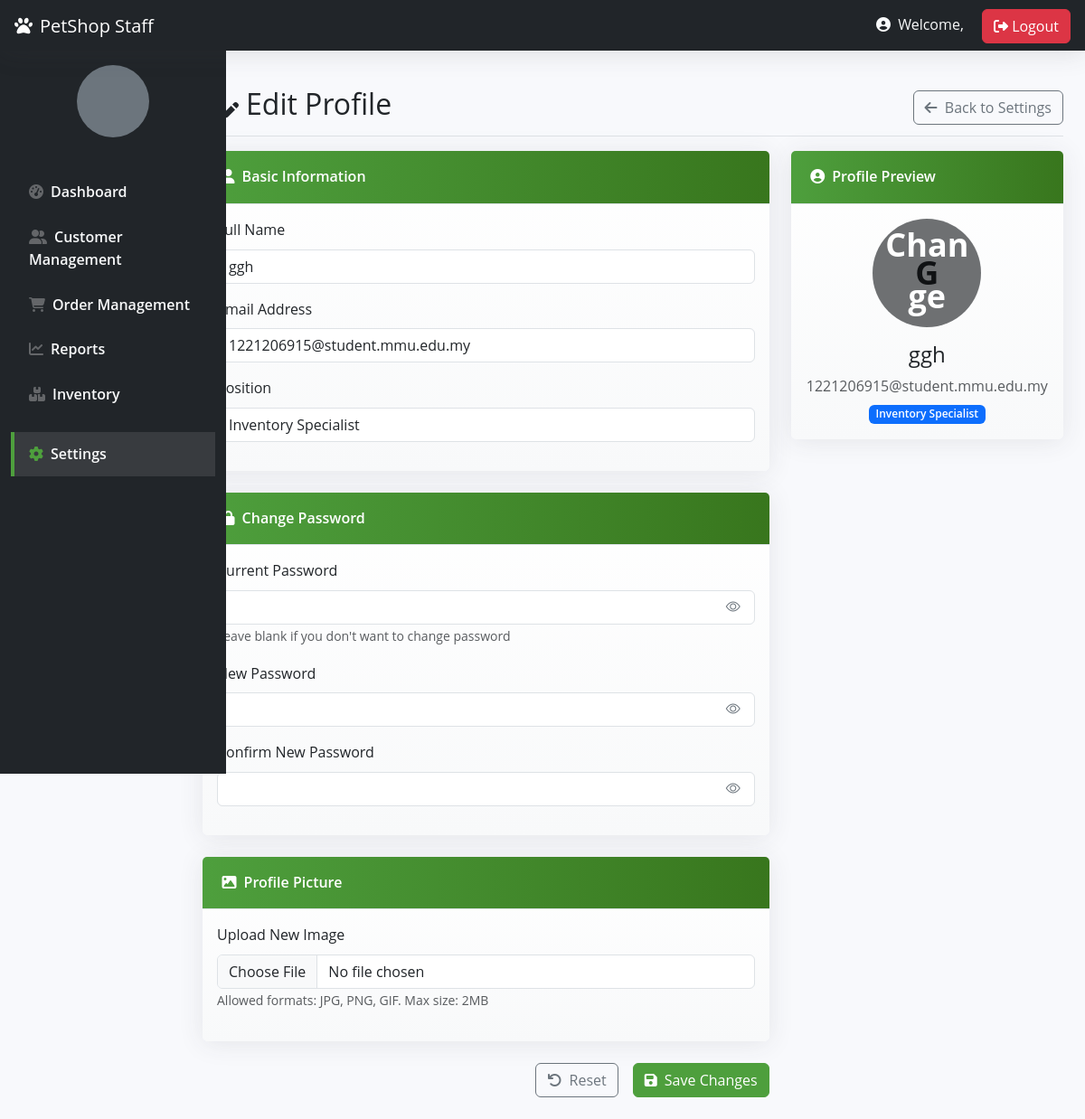
Page /testing.php (signed in) on the committed database.
### tables this page shows
CREATE TABLE `staff` (
  `Staff_ID` int(11) NOT NULL,
  `Staff_name` varchar(50) NOT NULL,
  `Staff_Username` varchar(50) NOT NULL,
  `Staff_Password` varchar(50) NOT NULL,
  `created_at` timestamp NOT NULL DEFAULT current_timestamp(),
  `position` varchar(255) NOT NULL,
  `Staff_Email` varchar(100) NOT NULL,
  `status` varchar(20) NOT NULL DEFAULT 'Active',
  `reset_token` varchar(64) DEFAULT NULL,
  `reset_token_expires` datetime DEFAULT NULL,
  `password_reset_token` varchar(255) DEFAULT NULL,
  `token_expiry` datetime DEFAULT NULL,
  `login_attempts` int(11) DEFAULT 0,
  `last_failed_login` datetime DEFAULT NULL,
  `img_URL` varchar(255) DEFAULT NULL
);

### testing.php (the view, shortened to what this page needs)
<?php
$db = new mysqli('localhost', 'root', '', 'petshop');
$errors = [];
$staff_id = $_SESSION['staff_id'];
$query = "SELECT Staff_name, position, Staff_Email, Staff_password FROM staff WHERE Staff_ID = ?";
$stmt = $db->prepare($query);
$stmt->bind_param("i", $staff_id);
$stmt->execute();
$result = $stmt->get_result();
$staff = $result->fetch_assoc();
?>
<!DOCTYPE html>
<html lang="en">
<head>
    <link href="https://cdn.jsdelivr.net/npm/bootstrap@5.3.0/dist/css/bootstrap.min.css" rel="stylesheet">
    <link rel="stylesheet" href="https://cdnjs.cloudflare.com/ajax/libs/font-awesome/6.4.0/css/all.min.css">
    <link rel="stylesheet" href="https://cdn.jsdelivr.net/npm/bootstrap-icons@1.10.5/font/bootstrap-icons.css">
    <link rel="stylesheet" href="admin_home.css">
</head>
<body>
<nav class="navbar navbar-dark bg-dark px-3">
    <div class="d-flex align-items-center">
        <a class="navbar-brand" href="#">
            <i class="fas fa-paw me-2"></i>PetShop Staff
        </a>
    </div>
    <div>
        <span class="text-light me-3">
            <i class="fas fa-user-circle me-1"></i>
            Welcome, <?php echo htmlspecialchars($_SESSION['staff_name']); ?>
        </span>
        <a href="logout.php" class="btn btn-danger"><i class="fas fa-sign-out-alt"></i> Logout</a>
    </div>
</nav>
<div class="container-fluid">
    <div class="row">
        <nav id="sidebar" class="col-lg-2 d-lg-block bg-dark sidebar">
            <div class="position-sticky pt-3">
                <div class="d-flex flex-column align-items-center mb-4">
                    <?php
                    $avatar_path = isset($_SESSION['avatar_path']) ? $_SESSION['avatar_path'] : "staff_avatars/" . $_SESSION['staff_id'] . ".jpg";
                    if (file_exists($avatar_path)): ?>
                        <img src="<?php echo $avatar_path; ?>" class="rounded-circle mb-2" alt="Staff Avatar" style="width: 80px; height: 80px; object-fit: cover;">
                    <?php else: ?>
                        <div class="rounded-circle mb-2 bg-secondary d-flex align-items-center justify-content-center" style="width: 80px; height: 80px;">
                        </div>
                    <?php endif; ?>
                </div>
                <ul class="nav flex-column">
                    <li class="nav-item">
                        <a class="nav-link text-light" href="staff_homepage.php">
                            <i class="fas fa-tachometer-alt me-2"></i>Dashboard
                        </a>
                    </li>
                    <li class="nav-item">
                        <a class="nav-link text-light" data-bs-toggle="collapse" href="#customerMenu">
                            <i class="fas fa-user-friends me-2"></i>Customer Management
                        </a>
                    </li>
                    <li class="nav-item">
                        <a class="nav-link text-light" data-bs-toggle="collapse" href="#orderMenu">
                            <i class="fas fa-shopping-cart me-2"></i>Order Management
                        </a>
                    </li>
                    <li class="nav-item">
                        <a class="nav-link text-light" href="staff_reports.php">
                            <i class="fas fa-chart-line me-2"></i>Reports
                        </a>
                    </li>
                    <li class="nav-item">
                        <a class="nav-link text-light" href="staff_inventory.php">
                            <i class="fas fa-boxes me-2"></i>Inventory
                        </a>
                    </li>
                    <li class="nav-item mt-3">
                        <a class="nav-link text-light active" href="settings.php">
                            <i class="fas fa-cog me-2"></i>Settings
                        </a>
                    </li>
                </ul>
            </div>
        </nav>
        <main class="col-lg-10 ms-sm-auto p-4">
            <div class="d-flex justify-content-between flex-wrap flex-md-nowrap align-items-center pt-3 pb-2 mb-3 border-bottom">
                <h1 class="h2"><i class="fas fa-user-edit me-2"></i>Edit Profile</h1>
                <div>
                    <a href="settings.php" class="btn btn-outline-secondary">
                        <i class="fas fa-arrow-left me-1"></i> Back to Settings
                    </a>
                </div>
            </div>
            <div class="row">
                <div class="col-md-8">
                    <form id="profileForm" method="POST" enctype="multipart/form-data" class="needs-validation" novalidate>
                        <div class="card mb-4">
                            <div class="card-header">
                                <i class="fas fa-user me-2"></i>Basic Information
                            </div>
                            <div class="card-body">
                                <div class="mb-3">
                                    <label for="name" class="form-label">Full Name</label>
                                    <input type="text" class="form-control <?php echo isset($errors['name']) ? 'is-invalid' : ''; ?>"
                                           id="name" name="name" value="<?php echo htmlspecialchars($staff['Staff_name']); ?>" required>
                                </div>
                                <div class="mb-3">
                                    <label for="email" class="form-label">Email Address</label>
                                    <input type="email" class="form-control <?php echo isset($errors['email']) ? 'is-invalid' : ''; ?>"
                                           id="email" name="email" value="<?php echo htmlspecialchars($staff['Staff_Email']); ?>" required>
                                </div>
                                <div class="mb-3">
                                    <label for="position" class="form-label">Position</label>
                                    <input type="text" class="form-control" id="position"
                                           value="<?php echo htmlspecialchars($staff['position']); ?>" readonly>
                                </div>
                            </div>
                        </div>
                        <div class="card mb-4">
                            <div class="card-header">
                                <i class="fas fa-lock me-2"></i>Change Password
                            </div>
                            <div class="card-body">
                                <div class="mb-3">
                                    <label for="current_password" class="form-label">Current Password</label>
                                    <div class="password-container">
                                        <input type="password" class="form-control <?php echo isset($errors['current_password']) ? 'is-invalid' : ''; ?>"
                                               id="current_password" name="current_password">
                                        <button type="button" class="password-toggle" onclick="togglePassword('current_password', this)">
                                            <i class="bi bi-eye"></i>
                                        </button>
                                    </div>
                                    <small class="text-muted">Leave blank if you don't want to change password</small>
                                </div>
                                <div class="mb-3">
                                    <label for="new_password" class="form-label">New Password</label>
                                    <div class="password-container">
                                        <input type="password" class="form-control <?php echo isset($errors['new_password']) ? 'is-invalid' : ''; ?>"
                                               id="new_password" name="new_password">
                                        <button type="button" class="password-toggle" onclick="togglePassword('new_password', this)">
                                            <i class="bi bi-eye"></i>
                                        </button>
                                    </div>
                                </div>
                                <div class="mb-3">
                                    <label for="confirm_password" class="form-label">Confirm New Password</label>
                                    <div class="password-container">
                                        <input type="password" class="form-control <?php echo isset($errors['confirm_password']) ? 'is-invalid' : ''; ?>"
                                               id="confirm_password" name="confirm_password">
                                        <button type="button" class="password-toggle" onclick="togglePassword('confirm_password', this)">
                                            <i class="bi bi-eye"></i>
                                        </button>
                                    </div>
                                </div>
                            </div>
                        </div>
                        <div class="card mb-4">
                            <div class="card-header">
                                <i class="fas fa-image me-2"></i>Profile Picture
                            </div>
                            <div class="card-body">
                                <div class="mb-3">
                                    <label for="avatar" class="form-label">Upload New Image</label>
                                    <input class="form-control <?php echo isset($errors['avatar']) ? 'is-invalid' : ''; ?>"
                                           type="file" id="avatar" name="avatar" accept="image/*">
                                    <small class="text-muted">Allowed formats: JPG, PNG, GIF. Max size: 2MB</small>
                                </div>
                            </div>
                        </div>
                        <div class="d-grid gap-2 d-md-flex justify-content-md-end">
                            <button type="reset" class="btn btn-outline-secondary me-md-2">
                                <i class="fas fa-undo me-1"></i> Reset
                            </button>
                            <button type="submit" class="btn btn-primary">
                                <i class="fas fa-save me-1"></i> Save Changes
                            </button>
                        </div>
                    </form>
                </div>
                <div class="col-md-4">
                    <div class="card">
                        <div class="card-header">
                            <i class="fas fa-user-circle me-2"></i>Profile Preview
                        </div>
                        <div class="card-body text-center">
                            <div class="user-avatar mx-auto mb-3">
                                <?php
                                $avatar_path = "staff_avatars/" . $_SESSION['staff_id'] . ".jpg";
                                if (file_exists($avatar_path)): ?>
                                    <img src="<?php echo $avatar_path; ?>" id="avatarPreview" alt="Profile Image">
                                <?php else: ?>
                                    <span id="avatarInitials">
                                        <?php
                                        $name = $staff['Staff_name'];
                                        $initials = strtoupper(substr($name, 0, 1));
                                        echo $initials;
                                        ?>
                                    </span>
                                <?php endif; ?>
                                <div class="user-avatar-edit" onclick="document.getElementById('avatar').click()">
                                    <i class="fas fa-camera me-1"></i> Change
                                </div>
                            </div>
                            <h4 id="namePreview"><?php echo htmlspecialchars($staff['Staff_name']); ?></h4>
                            <p class="text-muted mb-1" id="emailPreview"><?php echo htmlspecialchars($staff['Staff_Email']); ?></p>
                            <span class="badge bg-primary"><?php echo htmlspecialchars($staff['position']); ?></span>
                        </div>
                    </div>
                </div>
            </div>
        </main>
    </div>
</div>
</body>
</html>

### admin_home.css (style rules this page uses)
:root { --sidebar-width: 250px; --topbar-height: 56px; --primary: #4e9f3d; --primary-light: #8fd14f; --primary-dark: #38761d; --secondary: #1e3a8a; --accent: #ff7e2e; --light: #f8f9fa; --dark: #212529; --gray: #6c757d; --light-gray: #f0f2f5; --primary-color: var(--primary); --success-color: var(--primary); --info-color: #36b9cc; --warning-color: var(--accent); --danger-color: #e74a3b; --dark-color: var(--dark); }
body { font-family: 'Open Sans', sans-serif; line-height: 1.6; color: var(--dark); background-color: #f8f9fc; padding-top: var(--topbar-height); }
.navbar { height: var(--topbar-height); box-shadow: 0 0.15rem 1.75rem 0 rgba(58, 59, 69, 0.15); position: fixed; top: 0; right: 0; left: 0; z-index: 1030; background-color: var(--dark) !important; }
.sidebar { width: var(--sidebar-width); height: calc(100vh - var(--topbar-height)); position: fixed; top: var(--topbar-height); left: 0; background-color: var(--dark); transition: all 0.3s; z-index: 1020; overflow-y: auto; }
.sidebar .nav-link { color: rgba(255, 255, 255, 0.8); padding: 0.75rem 1rem; font-weight: 600; border-left: 0.25rem solid transparent; transition: all 0.3s; }
.sidebar .nav-link i { margin-right: 0.5rem; color: rgba(255, 255, 255, 0.3); }
.sidebar .nav-link.active { color: #fff; background-color: rgba(255, 255, 255, 0.1); border-left-color: var(--primary); }
.sidebar .nav-link.active i { color: var(--primary); }
.card { border: none; border-radius: 0.35rem; box-shadow: 0 0.15rem 1.75rem 0 rgba(58, 59, 69, 0.1); margin-bottom: 1.5rem; background: linear-gradient(to bottom, #ffffff, #f8f9fa); }
.card-header { background-color: #f8f9fc; border-bottom: 1px solid #e3e6f0; padding: 1rem 1.35rem; font-weight: 600; color: var(--dark); background: linear-gradient(to right, var(--primary), var(--primary-dark)); color: white; }
.card-header i { margin-right: 0.5rem; }
.badge { font-weight: 600; padding: 0.35em 0.65em; font-size: 0.75rem; }
.btn-primary { background-color: var(--primary); border-color: var(--primary); }
html, body { height: 100%; }
body { display: flex; flex-direction: column; min-height: 100vh; }
main { flex: 1; }

### testing.php (style rules this page uses)
.user-avatar { width: 120px; height: 120px; border-radius: 50%; background-color: #dee2e6; display: flex; align-items: center; justify-content: center; font-size: 36px; font-weight: bold; margin-right: 20px; overflow: hidden; position: relative; }
.user-avatar-edit { position: absolute; bottom: 0; right: 0; background: rgba(0,0,0,0.5); color: white; width: 100%; text-align: center; padding: 5px; cursor: pointer; }
.password-container { position: relative; }
.password-toggle { position: absolute; right: 10px; top: 50%; transform: translateY(-50%); cursor: pointer; background: none; border: none; color: #6c757d; }
#sidebar { background-color: #343a40; min-height: 100vh; transition: transform 0.3s ease; }

### rows in the picture
staff: name "ggh", email "1221206915@student.mmu.edu.my", position "Inventory Specialist", Staff_name "G", Staff_name "ggh", Staff_Email "1221206915@student.mmu.edu.my"
